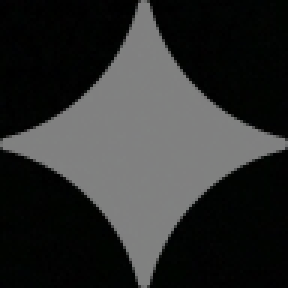
#> input picture assets/bg_96.png, 96 x 96 px (shown 3 times larger); its folder holds only this picture in this run
$ python -i main.py   (imports and definitions only)
#> lines starting #> are read from the running program, lines starting #| are printed output that depends on the picture
"""
视频/图片处理器
监控下载文件夹，自动提取视频最后一帧，自动切割分镜图片
"""
import os
import sys
import time
import json
import subprocess
import threading
from pathlib import Path

import tkinter as tk
from tkinter import filedialog, messagebox

from watchdog.observers import Observer
from watchdog.events import FileSystemEventHandler

try:
    from PIL import Image
    import numpy as np
    HAS_PIL = True
except ImportError:
    HAS_PIL = False

try:
    import cv2
    HAS_CV2 = True
except ImportError:
    HAS_CV2 = False

# Gemini 水印去除模块
try:
    from gemini_watermark import remove_watermark, is_gemini_image
    HAS_WATERMARK_REMOVER = True
except ImportError:
    HAS_WATERMARK_REMOVER = False

CONFIG_FILE = Path(__file__).parent / "config.json"

DEFAULT_CONFIG = {
    "watch_folder": str(Path.home() / "Downloads"),
    "output_folder": str(Path.home() / "Downloads" / "LastFrames"),
    "video_extensions": [".mp4", ".mov", ".webm", ".avi", ".mkv"],
    "image_extensions": [".jpg", ".jpeg", ".png", ".webp"],
    "video_counter": 0,
    "image_counter": 0,
    "enable_grid_split": True,      # 启用分镜切割
    "enable_watermark_remove": True  # 启用去水印
}

# 深色科技风格配色
COLORS = {
    "bg": "#1a1a2e",
    "bg_light": "#16213e",
    "accent": "#0f3460",
    "highlight": "#00d9ff",
    "text": "#e0e0e0",
    "text_dim": "#888888",
    "success": "#00ff88",
    "error": "#ff4757"
}


# [5 lines left out: function load_config, not called in this run]


def save_config(config):
    with open(CONFIG_FILE, "w", encoding="utf-8") as f:
        json.dump(config, f, ensure_ascii=False, indent=2)


class GridDetector:
    """
    智能网格分镜检测和切割
    完整移植自 ComfyUI-AutoSplitGridImage
    使用 HSV+LAB 色彩空间 + Canny 边缘检测 + 精确边界调整
    """

    @staticmethod
    def _read_image(image_path):
        """读取图片，支持中文路径"""
#> called with image_path = 'assets/bg_96.png'
        # cv2.imread 不支持中文路径，用 numpy + PIL 读取
        img_pil = Image.open(image_path)
#> img_pil is the input picture: PIL image 96x96 RGB; mean R, G, B 46.1, 47, 46.3
        img_rgb = np.array(img_pil.convert('RGB'))
        # 转成 BGR 给 cv2 用
        img_bgr = cv2.cvtColor(img_rgb, cv2.COLOR_RGB2BGR)
        return img_bgr

    @staticmethod
    def detect_grid(image_path, logger=None):
        """
        检测图片的网格布局
        返回 (rows, cols, h_splits, v_splits) 或 None
        h_splits/v_splits 是分割线区域的 (start, end) 列表
        """
        if not HAS_CV2:
            return GridDetector._detect_simple(image_path)

        try:
            img = GridDetector._read_image(image_path)
        except:
            return None

        if img is None:
            return None

        height, width = img.shape[:2]
#> height = 96; width = 96
        img_rgb = cv2.cvtColor(img, cv2.COLOR_BGR2RGB)
        gray = cv2.cvtColor(img, cv2.COLOR_BGR2GRAY).astype(float)

        # 方法：检测高亮度行/列（分割线是白色的）
        row_mean = np.mean(gray, axis=1)
#> row_mean = 96 values, max 128.4 at index 47, min 5.36 at index 95, mean 46.64
        col_mean = np.mean(gray, axis=0)
#> col_mean = 96 values, max 128.4 at index 48, min 5.43 at index 0, mean 46.64

        # 找水平分割线（亮度>200的连续行）
        h_splits = GridDetector._find_bright_regions(row_mean, height, threshold=200)
#> after the loop in _find_bright_regions, `while i < end_search:`: i = 86; regions = []
#> h_splits = []

        # 找垂直分割线
        v_splits = GridDetector._find_bright_regions(col_mean, width, threshold=200)
#> v_splits = []

        rows = len(h_splits) + 1
#> rows = 1
        cols = len(v_splits) + 1
#> cols = 1

        if rows == 1 and cols == 1:
            # 没找到分割线，尝试用 Canny 边缘检测
            h_splits_pos = GridDetector._find_split_positions(img_rgb, height, is_vertical=False)
            v_splits_pos = GridDetector._find_split_positions(img_rgb, width, is_vertical=True)

            # 转换为区域格式 (pos-10, pos+10)
            h_splits = [(max(0, p-10), min(height, p+10)) for p in h_splits_pos]
            v_splits = [(max(0, p-10), min(width, p+10)) for p in v_splits_pos]

            rows = len(h_splits) + 1
            cols = len(v_splits) + 1

        if rows == 1 and cols == 1:
            return None

        if rows > 4 or cols > 4:
            return None

        return (rows, cols, h_splits, v_splits)

    @staticmethod
    def _find_bright_regions(line_mean, total_size, threshold=200, min_width=8):
        """
        找高亮度区域（分割线）
        返回 [(start, end), ...] 列表
        """
        regions = []
        min_gap = total_size * 0.15  # 最小间距

        i = int(total_size * 0.1)
        end_search = int(total_size * 0.9)

        while i < end_search:
            if line_mean[i] > threshold:
                # 找到亮区域的起点
                start = i
                while i < end_search and line_mean[i] > threshold * 0.8:
                    i += 1
                end = i

                # 检查宽度和间距
                if (end - start) >= min_width:
                    if not regions or (start - regions[-1][1]) > min_gap:
                        regions.append((start, end))
            else:
                i += 1

        return regions

    @staticmethod
    def _find_split_positions(img_rgb, size, is_vertical):
        """
        使用 Canny 边缘检测找分割线位置
        找边缘密度最低的位置（分割线处边缘少）
        """
#> called with size = 96, is_vertical = False
        gray = cv2.cvtColor(img_rgb, cv2.COLOR_RGB2GRAY)
        edges = cv2.Canny(gray, 50, 150)
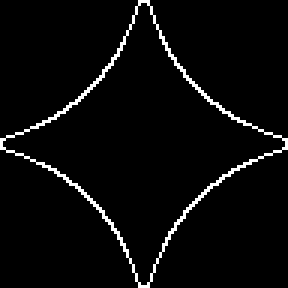
#> edges: shape (96, 96) (shown 3 times larger); 3.7% white in thin lines or dots

        if is_vertical:
            edge_density = np.sum(edges, axis=0)  # 每列的边缘密度
        else:
            edge_density = np.sum(edges, axis=1)  # 每行的边缘密度
#> edge_density = 96 values, max 1530 at index 34, min 510 at index 1, mean 913.8

        # 平滑处理
        window_size = max(20, len(edge_density) // 20)
#> window_size = 20
        smoothed = np.convolve(edge_density, np.ones(window_size)/window_size, mode='same')
#> smoothed = 96 values, max 1275 at index 47, min 280.5 at index 0, mean 882.1

        # 找局部最小值
        splits = []
        min_gap = size * 0.2  # 最小间距20%
#> min_gap = 19.2
        threshold = np.mean(smoothed) * 0.5  # 阈值
#> threshold = 441.1

        # 在中间区域搜索
        start_search = int(size * 0.15)
#> start_search = 14
        end_search = int(size * 0.85)
#> end_search = 81

        i = start_search
#> i = 14
        while i < end_search:
            if smoothed[i] < threshold:
                # 找这个低谷区域的最小点
                min_val = smoothed[i]
                min_pos = i
                while i < end_search and smoothed[i] < threshold * 2:
                    if smoothed[i] < min_val:
                        min_val = smoothed[i]
                        min_pos = i
                    i += 1

                # 检查间距
                if not splits or (min_pos - splits[-1]) > min_gap:
                    splits.append(min_pos)
            else:
                i += 1
#> after the loop, i = 81; splits = []

        # 最多3条分割线（4x4网格）
        if len(splits) > 3:
            # 保留边缘密度最低的3条
            split_scores = [(s, smoothed[s]) for s in splits]
            split_scores.sort(key=lambda x: x[1])
            splits = sorted([s[0] for s in split_scores[:3]])

        return splits

    # [294 lines left out: functions _detect_simple, _is_black_region, _is_white_region, _detect_split_borders, _adjust_split_line, _remove_external_borders and 1 more, not called in this run]


class VideoHandler(FileSystemEventHandler):
    # [34 lines left out: functions __init__, _try_process, not called in this run]

    def on_created(self, event):
        if not event.is_directory:
            self._try_process(event.src_path)

    def on_moved(self, event):
        if not event.is_directory:
            self._try_process(event.dest_path)

    def on_modified(self, event):
        if not event.is_directory:
            self._try_process(event.src_path)

    # [212 lines left out: functions process_video, process_image, wait_for_file, get_video_info, get_next_number, extract_frames, not called in this run]


class App:
    # [221 lines left out: functions __init__, setup_ui, browse_folder, save_settings, toggle_monitor, start_monitor and 3 more, not called in this run]

    def run(self):
        self.root.protocol("WM_DELETE_WINDOW", self.on_close)
        self.root.mainloop()

    def on_close(self):
        self.stop_monitor()
        self.root.destroy()


# [12 lines left out: function main, not called in this run]


# [2 lines not run here, left out]

>>> result = GridDetector().detect_grid('assets/bg_96.png')
